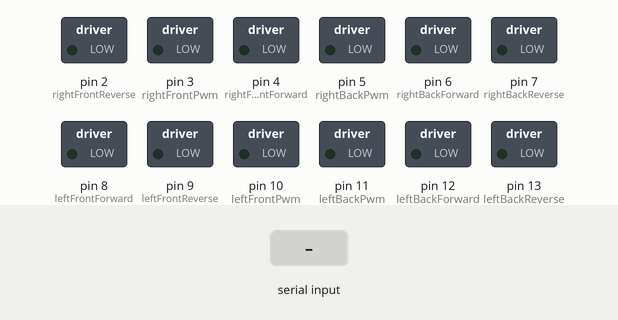
The sketch below on a simulated Arduino Uno, built with avr-gcc and run on an emulated ATmega328P. Parts: switched loads named in the sketch (green lamp = pin HIGH). The test bench sets the inputs (shaded band). What the sketch prints to the serial monitor is not drawn.

Above: at 1.2 s.
1.3 s: "f\n" received over Serial
At 2.5 s:
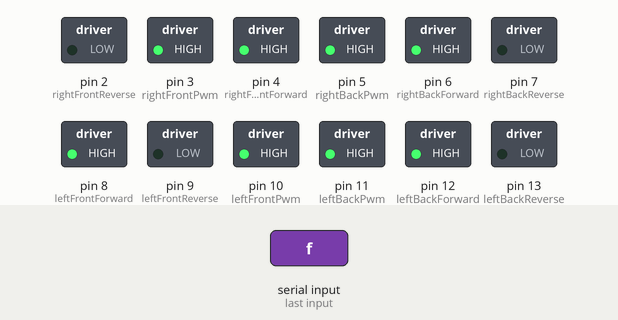
2.8 s: byte 98 ('b') received over Serial
At 3.7 s:
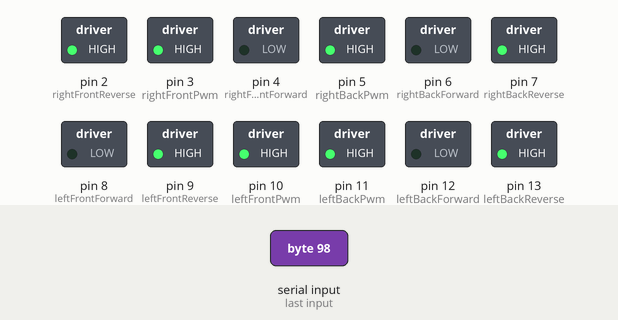
4.3 s: byte 108 ('l') received over Serial
At 4.8 s:
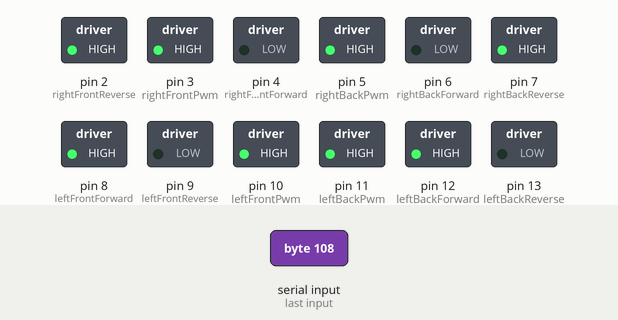
5.8 s: byte 114 ('r') received over Serial
At 7.0 s:
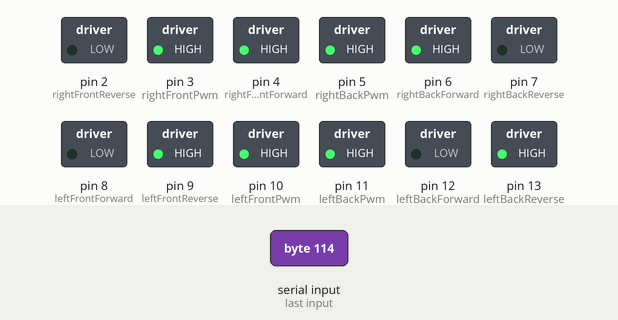
7.3 s: byte 110 ('n') received over Serial
At 8.3 s:
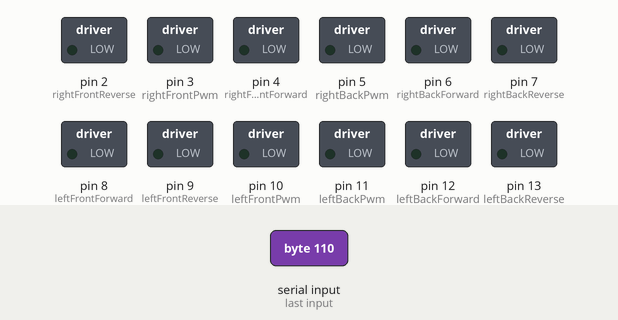
8.8 s: "b\n" received over Serial
At 9.4 s:
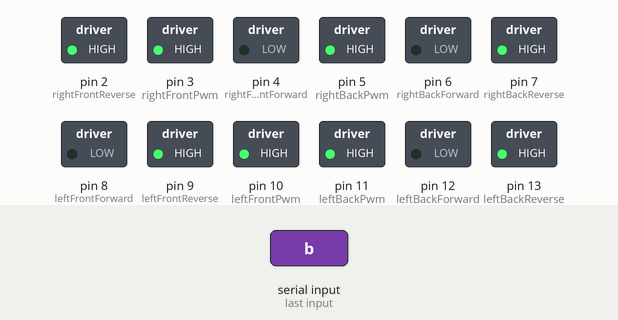
Timing chart, 0 to 11.3 s (numbered marks = the images above; inputs shaded):
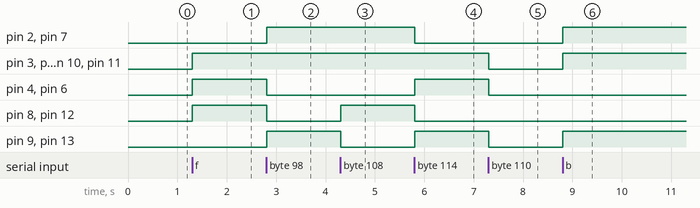

Measured:
- after the input at 1.3 s, pin 3 (rightFrontPwm), pin 4 (rightFrontForward), pin 5 (rightBackPwm), pin 6 (rightBackForward), pin 8 (leftFrontForward), pin 10 (leftFrontPwm), pin 11 (leftBackPwm), pin 12 (leftBackForward): LOW → HIGH at once
- after the input at 2.8 s, pin 2 (rightFrontReverse), pin 7 (rightBackReverse), pin 9 (leftFrontReverse), pin 13 (leftBackReverse): LOW → HIGH at once; pin 4 (rightFrontForward), pin 6 (rightBackForward), pin 8 (leftFrontForward), pin 12 (leftBackForward): HIGH → LOW at once
- after the input at 4.3 s, pin 8 (leftFrontForward), pin 12 (leftBackForward): LOW → HIGH at once; pin 9 (leftFrontReverse), pin 13 (leftBackReverse): HIGH → LOW at once
- after the input at 5.8 s, pin 2 (rightFrontReverse), pin 7 (rightBackReverse), pin 8 (leftFrontForward), pin 12 (leftBackForward): HIGH → LOW at once; pin 4 (rightFrontForward), pin 6 (rightBackForward), pin 9 (leftFrontReverse), pin 13 (leftBackReverse): LOW → HIGH at once
- after the input at 7.3 s, pin 3 (rightFrontPwm), pin 4 (rightFrontForward), pin 5 (rightBackPwm), pin 6 (rightBackForward), pin 9 (leftFrontReverse), pin 10 (leftFrontPwm), pin 11 (leftBackPwm), pin 13 (leftBackReverse): HIGH → LOW at once
- after the input at 8.8 s, pin 2 (rightFrontReverse), pin 3 (rightFrontPwm), pin 5 (rightBackPwm), pin 7 (rightBackReverse), pin 9 (leftFrontReverse), pin 10 (leftFrontPwm), pin 11 (leftBackPwm), pin 13 (leftBackReverse): LOW → HIGH at once

The sketch:

Basic_Remote_Control_Bot.ino
```cpp
// Pins used
const int leftFrontForward = 8;
const int leftFrontReverse = 9;
const int leftFrontPwm = 10;

const int leftBackForward = 12;
const int leftBackReverse = 13;
const int leftBackPwm = 11;

const int rightFrontForward =4;
const int rightFrontReverse =2;
const int rightFrontPwm = 3;


const int rightBackForward = 6;
const int rightBackReverse = 7;
const int rightBackPwm = 5;


char Incoming_value = 0;

void setup(){
    Serial.begin(9600);

    // For the motor to move forward:  pin 1 = HIGH and pin 2 = LOW
    // For the motor to move backward: pin 1 = LOW  and pin 2 = HIGH
    // For the motor to stop or break: pin 1 = LOW  and pin 2 = LOW
    // The PWM pin determines the speed of the motor

    pinMode(leftFrontForward, OUTPUT);
    pinMode(leftFrontReverse, OUTPUT);
    pinMode(leftFrontPwm, OUTPUT);

    pinMode(leftBackForward, OUTPUT);
    pinMode(leftBackReverse, OUTPUT);
    pinMode(leftBackPwm, OUTPUT);

    pinMode(rightFrontForward, OUTPUT);
    pinMode(rightFrontReverse, OUTPUT);
    pinMode(rightFrontPwm, OUTPUT);

    pinMode(rightBackForward, OUTPUT);
    pinMode(rightBackReverse, OUTPUT);
    pinMode(rightBackPwm, OUTPUT);
}


void loop() {

    Incoming_value = Serial.read();      //Read the incoming data and store it into variable Incoming_value
    Serial.print(Incoming_value);        //Print Value of Incoming_value in Serial monitor
    Serial.print("\n");        //New line

    if(Incoming_value == 'n'){
         brake();
    }
   else if(Incoming_value == 'f'){
      fullForward();
    }
    else if(Incoming_value == 'b'){
      fullReverse();
    }
   else if(Incoming_value == 'l'){
      turnLeft();
    }
    else if(Incoming_value == 'r'){
      turnRight();
  }
}
  void fullForward(){

    // Move leftFront forward at full speed
    digitalWrite(leftFrontReverse, LOW);
    digitalWrite(leftFrontForward, HIGH);
    analogWrite(leftFrontPwm, 255);

    // Move leftBack forward at full speed
    digitalWrite(leftBackReverse, LOW);
    digitalWrite(leftBackForward, HIGH);
    analogWrite(leftBackPwm, 255);

    // Move rightFront forward at full speed
    digitalWrite(rightFrontReverse, LOW);
    digitalWrite(rightFrontForward, HIGH);
    analogWrite(rightFrontPwm, 255);

    // Move rightBack forward at full speed
    digitalWrite(rightBackReverse, LOW);
    digitalWrite(rightBackForward, HIGH);
    analogWrite(rightBackPwm, 255);

  }

 void brake(){
    // Stop leftFront
    digitalWrite(leftFrontReverse, LOW);
    digitalWrite(leftFrontForward, LOW);
    analogWrite(leftFrontPwm, 0);

    // Stop leftBack
    digitalWrite(leftBackReverse, LOW);
    digitalWrite(leftBackForward, LOW);
    analogWrite(leftBackPwm, 0);

    // Stop rightFront
    digitalWrite(rightFrontReverse, LOW);
    digitalWrite(rightFrontForward, LOW);
    analogWrite(rightFrontPwm, 0);

    // Stop rightBack
    digitalWrite(rightBackReverse, LOW);
    digitalWrite(rightBackForward, LOW);
    analogWrite(rightBackPwm, 0);

  }

  void fullReverse(){

    // Move leftFront forward at full speed
    digitalWrite(leftFrontReverse, HIGH);
    digitalWrite(leftFrontForward, LOW);
    analogWrite(leftFrontPwm, 255);

    // Move leftBack forward at full speed
    digitalWrite(leftBackReverse, HIGH);
    digitalWrite(leftBackForward, LOW);
    analogWrite(leftBackPwm, 255);

    // Move rightFront forward at full speed
    digitalWrite(rightFrontReverse, HIGH);
    digitalWrite(rightFrontForward, LOW);
    analogWrite(rightFrontPwm, 255);

    // Move rightBack forward at full speed
    digitalWrite(rightBackReverse, HIGH);
    digitalWrite(rightBackForward, LOW);
    analogWrite(rightBackPwm, 255);

  }

  void turnRight(){

     // Move leftFront forward at full speed
    digitalWrite(leftFrontReverse, HIGH);
    digitalWrite(leftFrontForward, LOW);
    analogWrite(leftFrontPwm, 255);

    // Move leftBack forward at full speed
    digitalWrite(leftBackReverse, HIGH);
    digitalWrite(leftBackForward, LOW);
    analogWrite(leftBackPwm, 255);

    // Move rightFront forward at full speed
    digitalWrite(rightFrontReverse, LOW);
    digitalWrite(rightFrontForward, HIGH);
    analogWrite(rightFrontPwm, 255);

    // Move rightBack forward at full speed
    digitalWrite(rightBackReverse, LOW);
    digitalWrite(rightBackForward, HIGH);
    analogWrite(rightBackPwm, 255);

  }

  void turnLeft(){
      // Move leftFront forward at full speed
    digitalWrite(leftFrontReverse, LOW);
    digitalWrite(leftFrontForward, HIGH);
    analogWrite(leftFrontPwm, 255);

    // Move leftBack forward at full speed
    digitalWrite(leftBackReverse, LOW);
    digitalWrite(leftBackForward, HIGH);
    analogWrite(leftBackPwm, 255);

    // Move rightFront forward at full speed
    digitalWrite(rightFrontReverse, HIGH);
    digitalWrite(rightFrontForward, LOW);
    analogWrite(rightFrontPwm, 255);

    // Move rightBack forward at full speed
    digitalWrite(rightBackReverse, HIGH);
    digitalWrite(rightBackForward, LOW);
    analogWrite(rightBackPwm, 255);

  }
```
